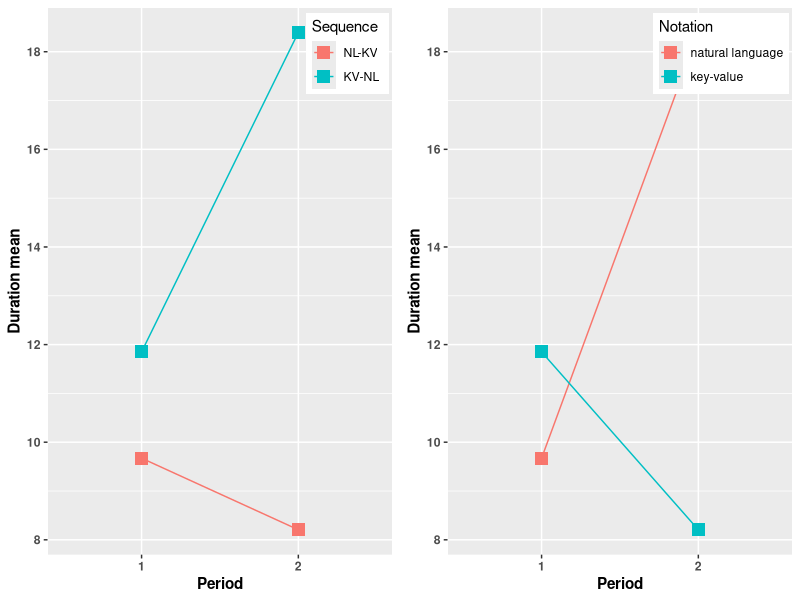
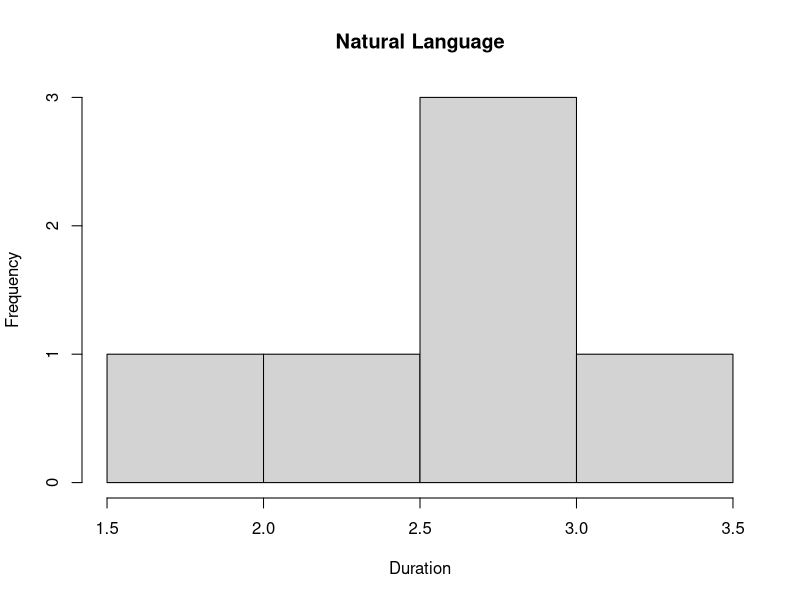
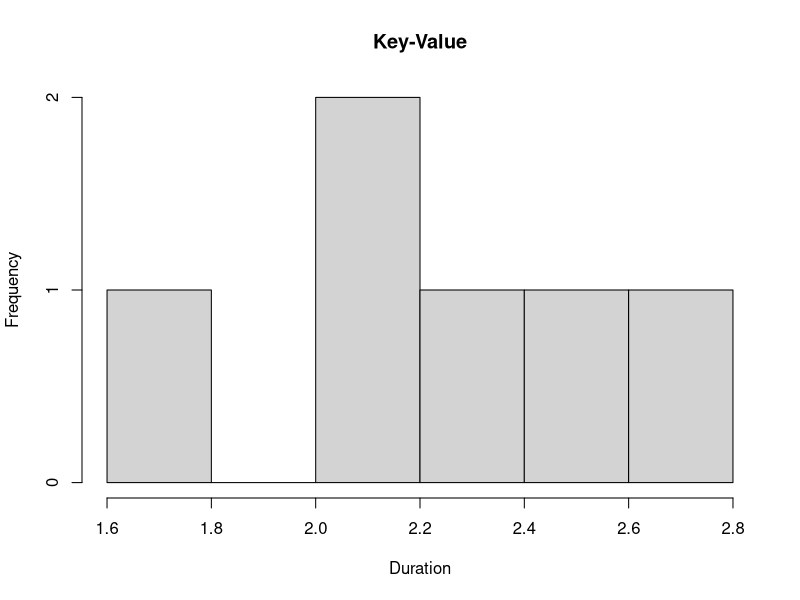
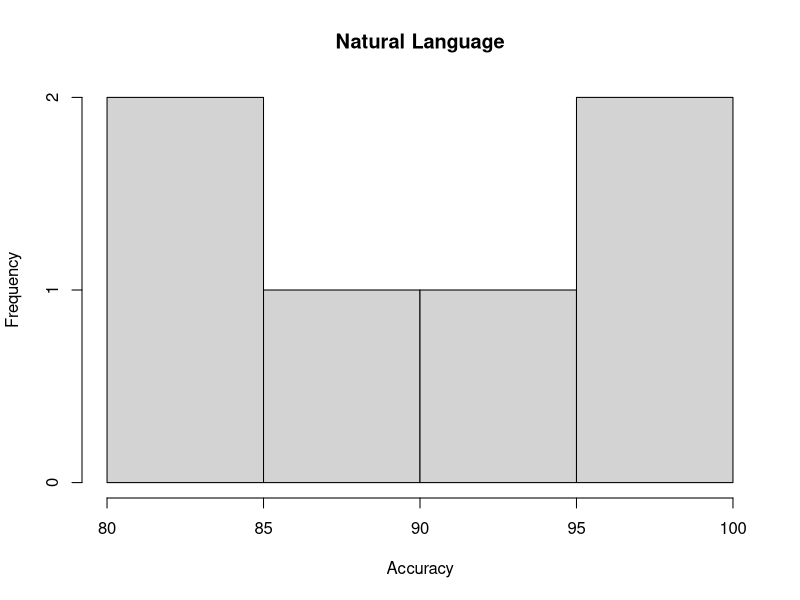
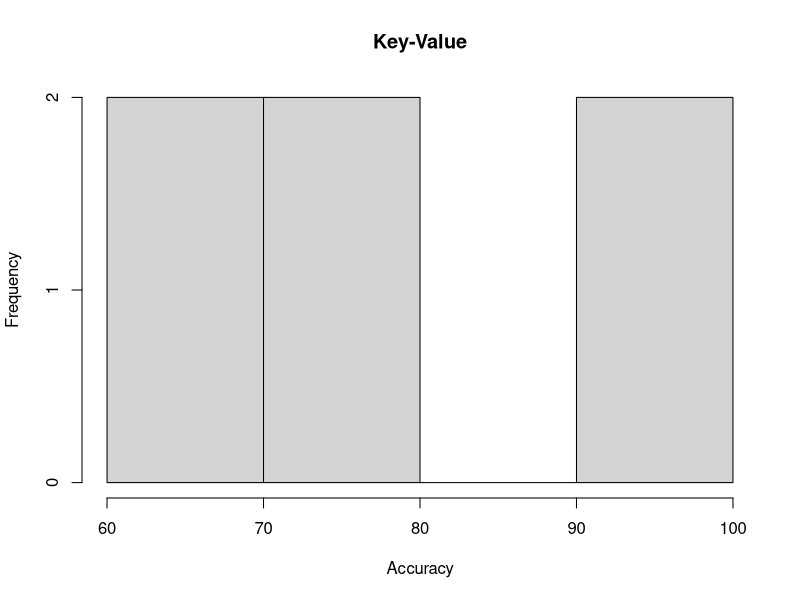
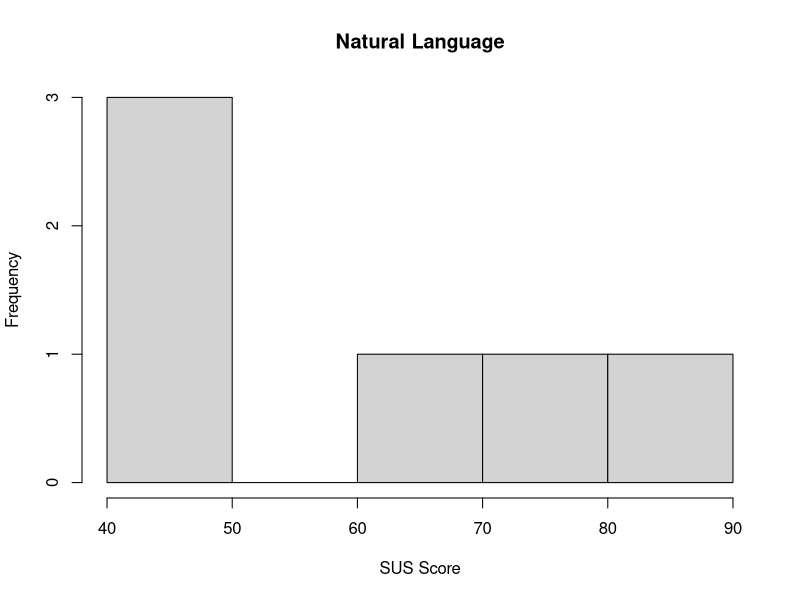
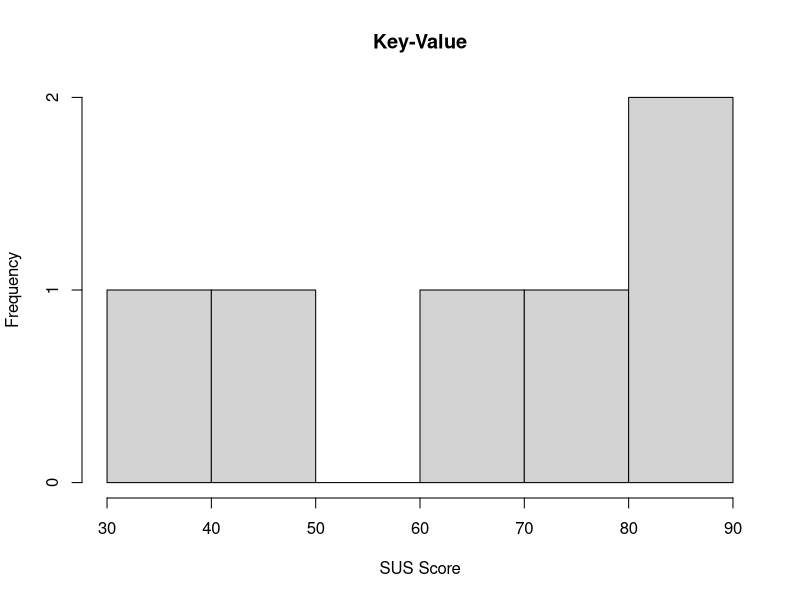
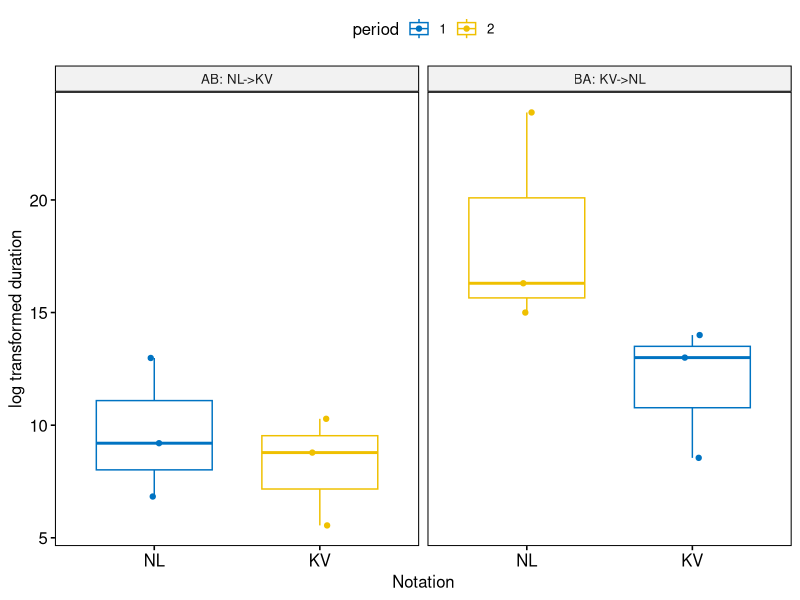

Source code (R) for these figures, in order: (Note: this script raises an error after producing the figures.)
library(dplyr)
library(ggplot2)
library(ggpubr)

######## IMPORT DATA  ####

# crossover trial AB|BA
# csv: https://github.com/michaelfeurstein/sbl-experiment-pretest/blob/master/dataset.csv 

mydata <- read.csv("dataset.csv", sep = ";", dec = ",", header = TRUE)
mydata$time <- as.POSIXct(mydata$time, format="%M:%S")
mydata$duration <- as.numeric(format(mydata$time, "%M")) + as.numeric(format(mydata$time, "%S"))/60

# preparations for testing
# setup mapping and as.factor
syntaxMapping <- c("nl" = 1, "kv" = 2)
rankingMapping <- c("don't know" = 0, "2nd place" = 1, "1st place" = 2)

mydata$notation.r <- syntaxMapping[mydata$notation]
mydata$rank.r <- rankingMapping[mydata$rank]

mydata$notation.r <- as.factor(mydata$notation.r)
mydata$notation.r <- factor(mydata$notation.r, levels = c("1", "2"), labels = c("natural language", "key-value"))
mydata$sequence <- as.factor(mydata$sequence)
mydata$sequence <- factor(mydata$sequence, levels = c("1", "2"), labels = c("NL-KV", "KV-NL"))
mydata$rank.r <- as.numeric(mydata$rank.r)
mydata$period <- as.factor(mydata$period)

# log transform duration
mydata$duration.log = log(mydata$duration)

# the actual dataframe we'll be working with
df <- subset(mydata, select = c("subject", "sequence", "period", "notation.r", "duration", "duration.log", "accuracy", "sus", "rank.r"))

######## CHECK CARRY-OVER EFFECT ####
# Based on: https://www.lexjansen.com/pharmasug/2006/Posters/PO16.pdf

# calculate and plot sum of means for sequence,period
sp <- df %>%
  group_by(sequence, period) %>%
  summarize(mean_duration = mean(duration))

pd = position_dodge(0)
sp.plot <- ggplot(sp, aes(x = period,
               y = mean_duration,
               color = sequence,
               group = sequence)) +
  geom_point(shape  = 15,
             size   = 4,
             position = pd) +
  geom_line() + theme(
    legend.position = c(.99, .99),
    legend.justification = c("right", "top"),
    legend.box.just = "right",
    legend.margin = margin(4, 4, 4, 4),
    axis.title   = element_text(face = "bold"),
    axis.text    = element_text(face = "bold"),
    plot.caption = element_text(hjust = 0)
  ) +
  ylab("Duration mean") +
  xlab("Period") +
  labs(color = "Sequence")

# calculate and plot sum of means for notation,period
np <- df %>%
  group_by(notation.r, period) %>%
  summarize(mean_duration = mean(duration))

pd = position_dodge(0)
np.plot <- ggplot(np, aes(x = period,
               y = mean_duration,
               color = notation.r,
               group = notation.r)) +
  geom_point(shape  = 15,
             size   = 4,
             position = pd) +
  geom_line() + theme(
    legend.position = c(.99, .99),
    legend.justification = c("right", "top"),
    legend.box.just = "right",
    legend.margin = margin(4, 4, 4, 4),
    axis.title   = element_text(face = "bold"),
    axis.text    = element_text(face = "bold"),
    plot.caption = element_text(hjust = 0)
  ) +
  ylab("Duration mean") +
  xlab("Period") +
  labs(color = "Notation")

# arrange both plots in one figure
ggarrange(sp.plot, np.plot, nrow = 1, ncol = 2)

# estimate carry-over effect using sum values by t-test
# Null Hypothesis: there is a significant difference between NL-KV / KV-NL sequences --> this means there is a carry over effect (use only period 1)
# Alternative Hypothesis: there is no signicant difference between NL-KV / KV-NL sequences --> this means there is NO carry over effect (use both periods)
# p-value > 0.05 shows possible carry-over effect is no significantly different between NL-KV / KV-NL sequences
t.test(mean_duration ~ sequence, data = sp)

# based on the result of the test update the dataframe
# option 1: leave it as it is because there is no carry over effect
# option 2: use only period 1 of dataframe, ergo remove period 2

######## SUMMARY OF DATA  ####

## duration: mean, sd ####

df %>%
  group_by(notation.r) %>%
  summarize(mean_duration = mean(duration.log), sd_duration = sd(duration.log))

hist(df$duration.log[df$notation.r == "natural language"], main = "Natural Language", xlab = "Duration")
hist(df$duration.log[df$notation.r == "key-value"], main = "Key-Value", xlab = "Duration")

## accuracy: mean, sd ####

df %>%
  group_by(notation.r) %>%
  summarize(mean_accuracy = mean(accuracy), sd_duration = sd(accuracy))

hist(df$accuracy[df$notation.r == "natural language"], main = "Natural Language", xlab = "Accuracy")
hist(df$accuracy[df$notation.r == "key-value"], main = "Key-Value", xlab = "Accuracy")

## sus scores: mean, sd ####

df %>%
  group_by(notation.r) %>%
  summarize(mean_sus_score = mean(sus), sd_sus_score = sd(sus))

hist(df$sus[df$notation.r == "natural language"], main = "Natural Language", xlab = "SUS Score")
hist(df$sus[df$notation.r == "key-value"], main = "Key-Value", xlab = "SUS Score")

## ranks ####

df %>%
  group_by(notation.r) %>%
  summarize(mean_rank = mean(rank.r), sd_sus_score = sd(rank.r))

##
## Visualization ####
##

# duration
bxp.duration <- ggboxplot(df, x = "notation.r", xlab = "Notation", y = "duration", ylab = "log transformed duration", color = "period", palette = "jco", facet.by = "sequence", panel.labs = list(sequence = c("AB: NL->KV", "BA: KV->NL")), add = "jitter") + scale_x_discrete(labels=rep(c("NL","KV"),2))
bxp.duration

# accuracy
bxp.accuracy <- ggboxplot(df, x = "notation.r", xlab = "Notation", y = "accuracy", ylab = "Accuracy in percent", color = "period", palette = "jco", facet.by = "sequence", panel.labs = list(sequence = c("AB: NL->KV", "BA: KV->NL")), add = "jitter") + scale_x_discrete(labels=rep(c("NL","KV"),2))
bxp.accuracy

# sus
bxp.sus <- ggboxplot(data, x = "notation.r", xlab = "Notation", y = "sus", ylab = "SUS score", color = "experience.r", palette = "jco", facet.by = "sequence", panel.labs = list(sequence = c("AB: NL->KV", "BA: KV->NL")), add = "jitter") + scale_x_discrete(labels=rep(c("NL","KV"),2))
bxp.sus

######## ANALYSIS  ####

t.test(duration ~ notation.r, data = df)

friedman.test(rank.r ~ notation.r|subject, data = df)
